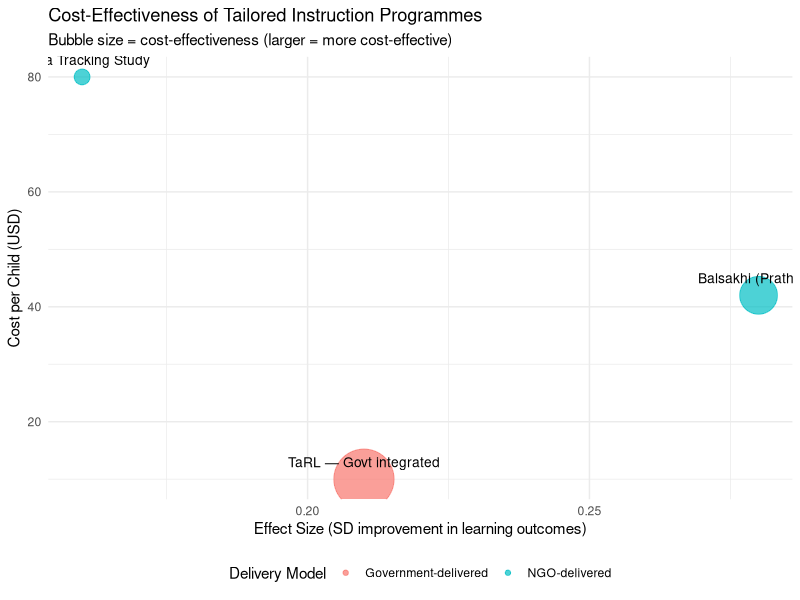
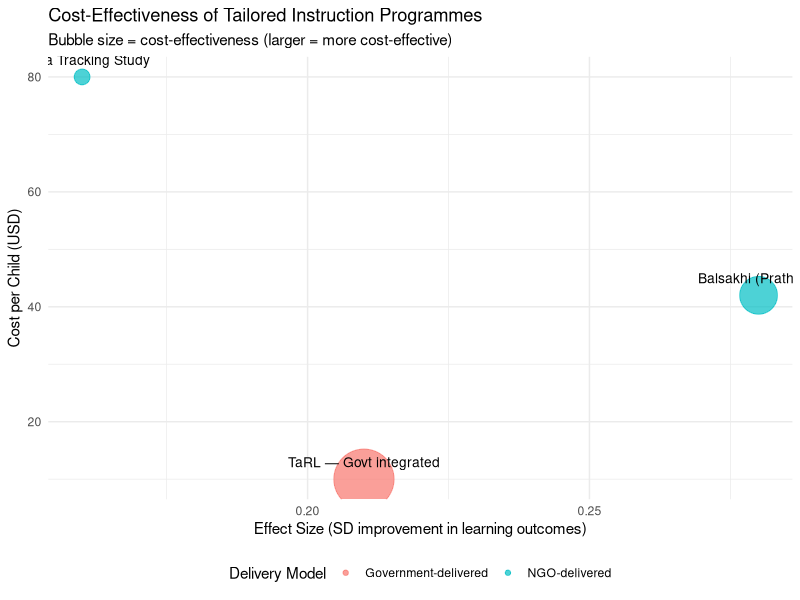

These charts were generated, in order, by the following R code:
# ============================================
# Cost-Effectiveness Analysis
# Tailored Instruction Interventions
# India and Kenya — J-PAL Evaluated Programmes
# ============================================

library(tidyverse)

# ============================================
# 1. BUILD DATASET
# ============================================

# Sources:
# Banerjee et al. (2007) — Balsakhi, India
# Banerjee et al. (2017) — TaRL/Pratham, India
# Duflo, Dupas & Kremer (2011) — Kenya tracking study

programmes <- tribble(
  ~programme,              ~country, ~delivery,           ~effect_sd, ~cost_usd_per_child,
  "Balsakhi (Pratham)",    "India",  "NGO-delivered",      0.28,       42,
  "TaRL — Govt integrated","India",  "Government-delivered",0.21,       10,
  "Kenya Tracking Study",  "Kenya",  "NGO-delivered",      0.16,       80
)

# ============================================
# 2. COST-EFFECTIVENESS METRIC
# ============================================

# Cost per 0.1 SD learning improvement
# Lower = more cost-effective

programmes <- programmes %>%
  mutate(
    cost_per_0.1sd = round(cost_usd_per_child / (effect_sd / 0.1), 2)
  )

print(programmes)

# ============================================
# 3. SENSITIVITY ANALYSIS
# ============================================

# What if costs are 20% higher than reported?
# What if effect sizes are 20% lower than reported?

programmes_sensitivity <- programmes %>%
  mutate(
    cost_high = cost_usd_per_child * 1.20,
    effect_low = effect_sd * 0.80,
    cost_per_0.1sd_pessimistic = round(cost_high / (effect_low / 0.1), 2)
  )

print(programmes_sensitivity %>% 
  select(programme, cost_per_0.1sd, cost_per_0.1sd_pessimistic))

# ============================================
# 4. VISUALISATION
# ============================================

# Bubble plot — effect size vs cost, bubble = cost-effectiveness
ggplot(programmes, aes(x = effect_sd, 
                        y = cost_usd_per_child,
                        color = delivery,
                        size = 1/cost_per_0.1sd,
                        label = programme)) +
  geom_point(alpha = 0.7) +
  geom_text(vjust = -1.2, size = 3.5, color = "black") +
  scale_size_continuous(range = c(5, 20), guide = "none") +
  labs(
    title = "Cost-Effectiveness of Tailored Instruction Programmes",
    subtitle = "Bubble size = cost-effectiveness (larger = more cost-effective)",
    x = "Effect Size (SD improvement in learning outcomes)",
    y = "Cost per Child (USD)",
    color = "Delivery Model"
  ) +
  theme_minimal() +
  theme(legend.position = "bottom")

ggsave("outputs/cea_plot.png", width = 9, height = 6)
